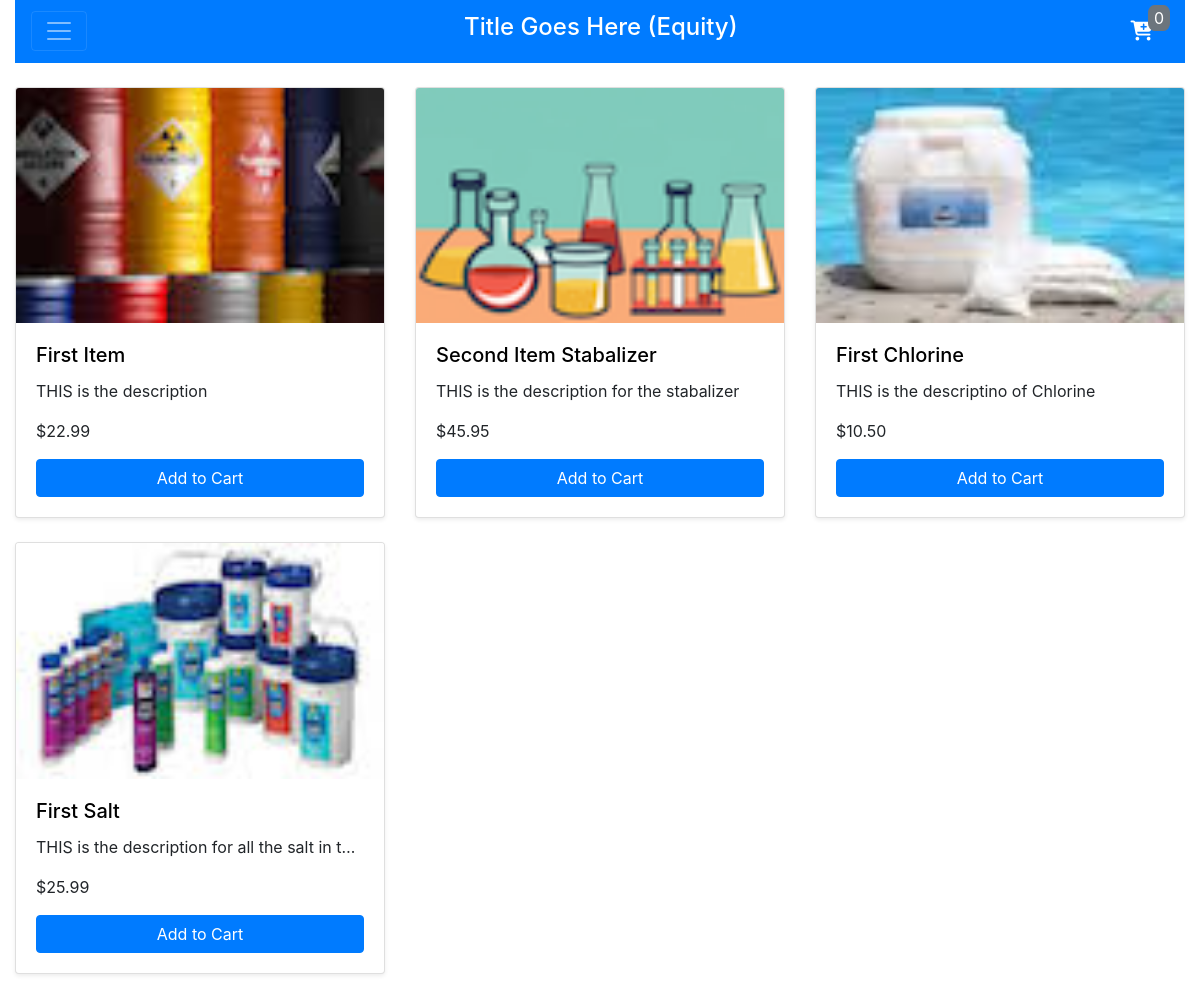
The page / on the database its author committed.
### pool_project/models.py (models this page shows)
class item_img_path(db.Model):
    id = db.Column(db.Integer, primary_key=True)
    inv_id = db.Column(db.Integer, db.ForeignKey('inventory.inv_id'))
    img_file = db.Column(db.String(480), nullable=False, default='default.png')
    img_catg = db.Column(db.Integer, nullable=False)
    CheckConstraint('img_catg >= 0', name='check_img_catg')

class Inventory(db.Model):
    inv_id = db.Column(db.Integer, primary_key=True)
    name = db.Column(db.String(120), unique=True, nullable=False)
    description = db.Column(db.String(480))
    price = db.Column(db.Float(precision=2), nullable=False)
    quantity = db.Column(db.Integer, nullable=False)
    item_catg_id = db.Column(db.Integer, nullable=False)
    item_rules = db.relationship('item_catg_rules', backref='inventory_tbl', lazy='dynamic') #backref naming should point to inventory
    item_img = db.relationship('item_img_path', backref='inv_tbl', lazy='dynamic') #backref naming should point to inventory
    CheckConstraint('price > 0', name='check_price')
    CheckConstraint('quantity >= 0', name='check_quantity')
    CheckConstraint('item_catg_id > 1', name='check_item_catg')

### pool_project/routes.py (the view)
@app.route('/')
def index():
    session['Test'] = 'this is a session test'
    print(session)
    print(request.remote_addr)#to get ip address
    print(request.user_agent.platform) #get machine
    print(request.user_agent.browser)
    print(request.user_agent.language)
    if request.args.get('open_cart'):
        open_cart = True
    else:
        open_cart = False
    vw_inv = ConnectionObject().get_inventory() #returns a tuple of values
    vw_columns = ['name', 'description', 'price', 'img_file', 'item_catg_id']
    vw_reformat = {}
    for i in vw_inv:
        vw_reformat[i[-1]] = dict(zip(vw_columns, i[:-1]))
    return render_template('index.html', inv=vw_reformat, open_cart=open_cart)

### pool_project/utils.py (called while the page is built)
    def get_inventory(self, filter_status=None):
        if filter_status:
            x = self.c.execute('select * from vw_inv_img_join').fetchall()
        else:
            x = self.c.execute('select * from vw_inv_img_join').fetchall()
        self.conn.close()
        return x

### pool_project/templates/index.html (shortened to what this page needs)
{% extends 'template.html' %}
{% block content %}
<div class="row">
  {% for i in inv %}
    <div class="col-md-4">
        <div class="card mb-4 shadow-sm">
            <a href="{{ url_for('item_desc', item_id=i) }}"><img class="card-img-top" src="{{ url_for('static', filename='images/' + inv[i]['img_file']) }}" alt="Card image cap"></a>
            <div class="card-body">
              <h5 style="white-space:nowrap; overflow:hidden; text-overflow:ellipsis;" class="card-title"><a style='color:black;' href="{{ url_for('item_desc', item_id=i) }}">{{inv[i]['name']}}</a></h5>
              <p style="white-space:nowrap; overflow:hidden; text-overflow:ellipsis;" class="card-text">{{inv[i]['description']}}</p>
              <p class="card-text">{{ "$%.2f"|format(inv[i]['price']|float) }}</p>
              <btn onclick="Cart.add_item({{ i }});" class="btn inv-btn btn-md btn-primary">Add to Cart</btn>
            </div>
        </div>
    </div>
  {% endfor %}
</div>
{% endblock content %}

### pool_project/templates/template.html (shortened to what this page needs)
{% from "macros.html" import shoppingCart %}
<!DOCTYPE html>
<html lang="en">
    <head>
        <link rel="stylesheet" href="{{url_for('static', filename='css/main.css')}}">
        <link rel="stylesheet" href="https://stackpath.bootstrapcdn.com/bootstrap/4.4.1/css/bootstrap.min.css">
    </head>
    <body>
        <div  class="container-fluid">
            <div id="nav-hold">
            <nav class="navbar navbar-dark bg-primary sticky-top">
                <button class="navbar-toggler" type="button" data-toggle="collapse" data-target="#navbarNavAltMarkup" aria-controls="navbarNavAltMarkup" aria-expanded="false" aria-label="Toggle navigation">
                    <span class="navbar-toggler-icon"></span>
                </button>
                <a class="navbar-brand" href="#">
                    <h4>Title Goes Here (Equity)</h4>
                </a>
                <div class="navbar-brand" id='nav-cart' onclick="Cart.toggle_cart();">
                    <span class="nav-icon"><i class="fas fa-cart-plus"></i></span>
                    <div id="cart-items-div" class="nav-icon btn-secondary btn"><span id="cart-items">0</span></div>
                </div>
            </nav>
            </div>
            <br>
            {% block content %}{% endblock content %}
        </div>
    </body>
</html>

### pool_project/static/css/main.css (style rules this page uses)
#nav-hold { z-index: 5; }
.inv-btn { width: 100%; padding: 5px; }
#cart-items-div { position: absolute; top: 5px; right: 15px; padding: 0 5px; border-radius: 30%; }

### rows shown on the page
item_img_path: img_file (placeholder picture)
Inventory: name "First Item", description "THIS is the description", price "$22.99"
item_img_path: img_file (picture)
Inventory: name "Second Item Stabalizer", description "THIS is the description for the stabalizer", price "$45.95"
item_img_path: img_file (picture)
Inventory: name "First Chlorine", description "THIS is the descriptino of Chlorine", price "$10.50"
item_img_path: img_file (picture)
Inventory: name "First Salt", description "THIS is the description for all the salt in t…", price "$25.99"
